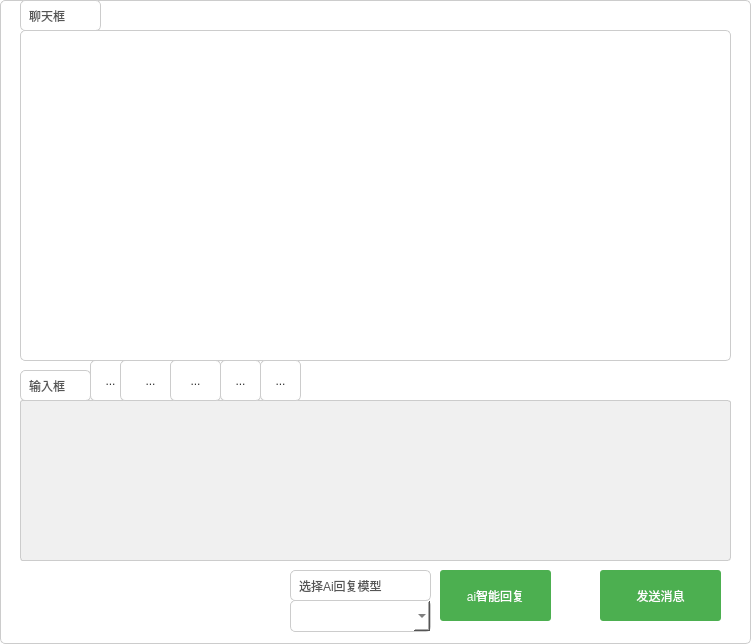
<?xml version="1.0" encoding="UTF-8"?>
<ui version="4.0">
 <class>chatWindows</class>
 <widget class="QWidget" name="chatWindows">
  <property name="geometry">
   <rect>
    <x>0</x>
    <y>0</y>
    <width>751</width>
    <height>644</height>
   </rect>
  </property>
  <property name="windowTitle">
   <string>Form</string>
  </property>
  <property name="styleSheet">
   <string notr="true">QWidget {
background-color: #fff; /* 背景色 */
color: #333; /* 文字颜色 */
border: 1px solid #ccc; /* 边框 */
border-radius: 5px; /* 圆角 */
padding: 5px; /* 内边距 */
}

QPushButton {
background-color: #4CAF50; /* 按钮背景色 */
color: white; /* 文字颜色 */
border: none; /* 去掉按钮边框 */
padding: 8px 16px; /* 按钮内边距 */
border-radius: 3px; /* 圆角 */
}

QPushButton:hover {
background-color: #45a049; /* 鼠标悬停时的背景色 */
}

QTextEdit {
background-color: #f0f0f0; /* 输入框背景色 */
border: 1px solid #ccc; /* 输入框边框 */
padding: 5px; /* 输入框内边距 */
border-radius: 3px; /* 圆角 */
}

QLabel {
color: #555; /* 标签文字颜色 */
padding: 5px; /* 标签内边距 */
}


</string>
  </property>
  <widget class="QLabel" name="label_2">
   <property name="geometry">
    <rect>
     <x>20</x>
     <y>370</y>
     <width>71</width>
     <height>31</height>
    </rect>
   </property>
   <property name="text">
    <string>输入框</string>
   </property>
  </widget>
  <widget class="QTextEdit" name="textEdit_2">
   <property name="geometry">
    <rect>
     <x>20</x>
     <y>400</y>
     <width>711</width>
     <height>161</height>
    </rect>
   </property>
  </widget>
  <widget class="QPushButton" name="pushButton">
   <property name="geometry">
    <rect>
     <x>600</x>
     <y>570</y>
     <width>121</width>
     <height>51</height>
    </rect>
   </property>
   <property name="text">
    <string>发送消息</string>
   </property>
  </widget>
  <widget class="QLabel" name="label">
   <property name="geometry">
    <rect>
     <x>20</x>
     <y>0</y>
     <width>81</width>
     <height>31</height>
    </rect>
   </property>
   <property name="text">
    <string>聊天框</string>
   </property>
  </widget>
  <widget class="QToolButton" name="toolButton">
   <property name="geometry">
    <rect>
     <x>90</x>
     <y>360</y>
     <width>41</width>
     <height>41</height>
    </rect>
   </property>
   <property name="sizePolicy">
    <sizepolicy hsizetype="Ignored" vsizetype="Ignored">
     <horstretch>0</horstretch>
     <verstretch>0</verstretch>
    </sizepolicy>
   </property>
   <property name="text">
    <string>...</string>
   </property>
   <property name="icon">
    <iconset resource="res.qrc">
     <normaloff>:/pengyouquanbiaoqing.png</normaloff>:/pengyouquanbiaoqing.png</iconset>
   </property>
   <property name="iconSize">
    <size>
     <width>300</width>
     <height>300</height>
    </size>
   </property>
  </widget>
  <widget class="QToolButton" name="toolButton_2">
   <property name="geometry">
    <rect>
     <x>120</x>
     <y>360</y>
     <width>61</width>
     <height>41</height>
    </rect>
   </property>
   <property name="text">
    <string>...</string>
   </property>
   <property name="icon">
    <iconset resource="res.qrc">
     <normaloff>:/wenjianchuanshu.png</normaloff>:/wenjianchuanshu.png</iconset>
   </property>
   <property name="iconSize">
    <size>
     <width>300</width>
     <height>300</height>
    </size>
   </property>
  </widget>
  <widget class="QToolButton" name="toolButton_3">
   <property name="geometry">
    <rect>
     <x>170</x>
     <y>360</y>
     <width>51</width>
     <height>41</height>
    </rect>
   </property>
   <property name="text">
    <string>...</string>
   </property>
   <property name="icon">
    <iconset resource="res.qrc">
     <normaloff>:/yanseqiehuan.png</normaloff>:/yanseqiehuan.png</iconset>
   </property>
   <property name="iconSize">
    <size>
     <width>200</width>
     <height>200</height>
    </size>
   </property>
  </widget>
  <widget class="QPushButton" name="pushButton_2">
   <property name="geometry">
    <rect>
     <x>440</x>
     <y>570</y>
     <width>111</width>
     <height>51</height>
    </rect>
   </property>
   <property name="text">
    <string>ai智能回复</string>
   </property>
  </widget>
  <widget class="QToolButton" name="toolButton_4">
   <property name="geometry">
    <rect>
     <x>220</x>
     <y>360</y>
     <width>41</width>
     <height>41</height>
    </rect>
   </property>
   <property name="text">
    <string>...</string>
   </property>
   <property name="icon">
    <iconset resource="res.qrc">
     <normaloff>:/geshi.png</normaloff>:/geshi.png</iconset>
   </property>
   <property name="iconSize">
    <size>
     <width>250</width>
     <height>250</height>
    </size>
   </property>
  </widget>
  <widget class="QLabel" name="label_3">
   <property name="geometry">
    <rect>
     <x>290</x>
     <y>570</y>
     <width>141</width>
     <height>31</height>
    </rect>
   </property>
   <property name="text">
    <string>选择Ai回复模型</string>
   </property>
  </widget>
  <widget class="QComboBox" name="comboBox">
   <property name="geometry">
    <rect>
     <x>290</x>
     <y>600</y>
     <width>141</width>
     <height>32</height>
    </rect>
   </property>
  </widget>
  <widget class="QListWidget" name="listWidget">
   <property name="geometry">
    <rect>
     <x>20</x>
     <y>30</y>
     <width>711</width>
     <height>331</height>
    </rect>
   </property>
  </widget>
  <widget class="QToolButton" name="toolButton_5">
   <property name="geometry">
    <rect>
     <x>260</x>
     <y>360</y>
     <width>41</width>
     <height>41</height>
    </rect>
   </property>
   <property name="text">
    <string>...</string>
   </property>
   <property name="icon">
    <iconset resource="res.qrc">
     <normaloff>:/shipintonghua.png</normaloff>:/shipintonghua.png</iconset>
   </property>
   <property name="iconSize">
    <size>
     <width>40</width>
     <height>40</height>
    </size>
   </property>
  </widget>
 </widget>
 <resources>
  <include location="res.qrc"/>
 </resources>
 <connections/>
</ui>
